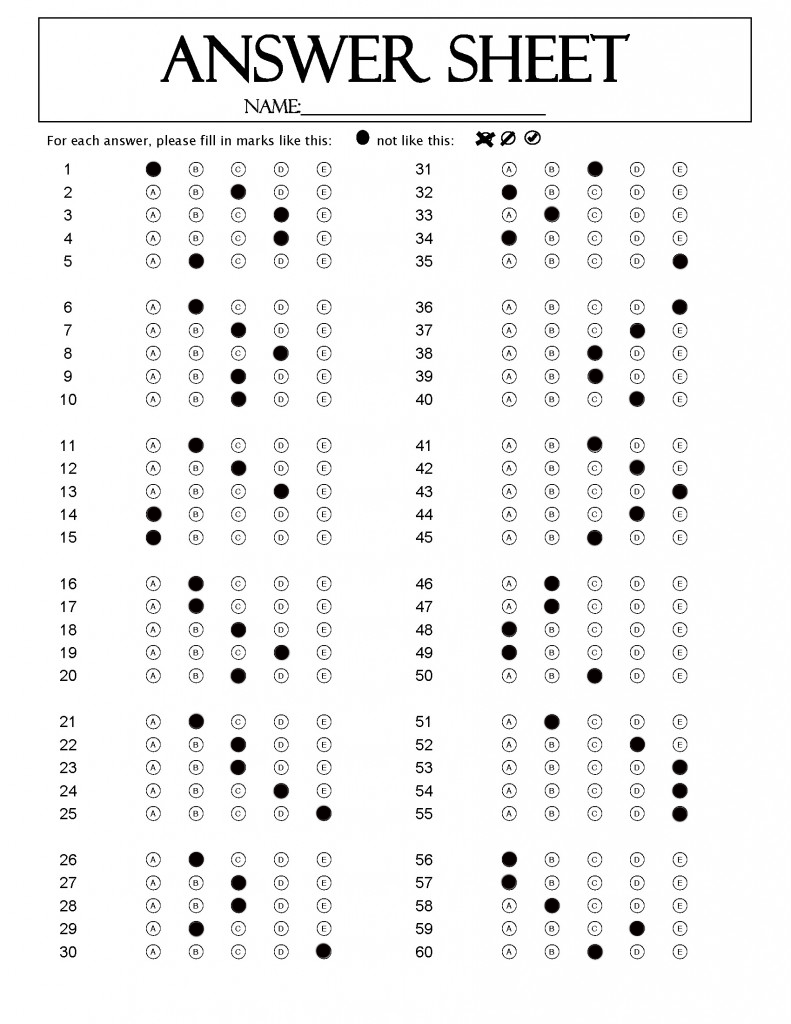
#> input picture Answer/3A.png, 791 x 1024 px, found by its file name
$ python Challenge2.py
#> lines starting #> are read from the running program, lines starting #| are printed output that depends on the picture; after the words box and inside, x2 and y2 are one past the last pixel; in counts of white or black regions, pixels touching at a corner belong together
##### Import các thư viện và biến cần thiết
import numpy as np
import cv2
import os
from os import listdir
from os.path import isfile, join
import pandas as pd
import time

questionsF = 5
answersF = 5
correct_ans_col1 = []
correct_ans_col2 = []
difficult = [0 for i in range(62)]
ansAll = []
pathData = "C:/Users/ASUS/Desktop/challenge 2/Data/"
pathCSV = "C:/Users/ASUS/Desktop/challenge 2/CSV Result/"

##### Hàm tính thời gian
class Timer(object):
    def __init__(self):
        self.times = []
        self.start()

    def start(self):
        self.start_time = time.time()

    def stop(self):
        self.times.append(time.time() - self.start_time)
        return self.times[-1]

##### Hàm để cắt nhỏ ảnh ra thành các ô tô đáp án
def split_image(image):
    r = len(image) // questionsF * questionsF
    c = len(image[0]) // answersF * answersF
    image = image[:r, :c]
    rows = np.vsplit(image, questionsF)
    boxes = []
    for row in rows:
        cols = np.hsplit(row, answersF)
        for box in cols:
            boxes.append(box)
    return boxes

##### Hàm để tô những câu đúng sai nhưng chưa hoàn thiện
def drawAns(check, img_original, colnum, socau, ansOfStudent, correct_ans, locationF, locationS):
	red = (0, 0, 255)
	green = (0, 255, 0)
	radius = 5
	h = 25
	w = 43
	if colnum == 1: x = 130
	else: x = 490
	d1 = ( x + w*(ansOfStudent), 150 + locationF + (socau%5-1 if socau%5 != 0 else 4)*h)
	#d2 = ( x + w*(ansOfStudent) + w, 150 + locationF + (socau%5-1)*h)
	#d3 = ( x + w*(ansOfStudent), 150 + locationF + (socau%5-1)*h + h)
	d4 = ( x + w*(ansOfStudent) + w, 150 + locationF + (socau%5-1 if socau%5 != 0 else 4)*h + h)
	center = ((d1[0]+d4[0])//2, (d1[1]+d4[1])//2)
	#img_original = cv2.cỉrcle(img_original, center, radius, green, -1)

	return center

##### Hàm tính toán và chấm điểm đúng sai cho từng bài làm
def calc(thresh, correct_ans, socau, numberQues, colNum, img_original):
	if numberQues <= 0:
		return 0
	ansOfStudent = []
	fy = 126
	y = 10
	score = 0
	tmp = socau
	boxes = []
	center = []
	rangeNum = numberQues//5 if numberQues%5 == 0 else (numberQues//5)+1
	for count in range(rangeNum):
		copyimg = thresh[y:y+fy,0:216]
		#cv2.imshow('ttt',copyimg)
		#print('shape cua anh la ',copyimg.shape)
		#cv2.waitKey(0)
		correct_answer = correct_ans[count]
		boxes = split_image(copyimg)
		dem = -1
		maxPixels = 0
		location = -1
		question = -1
		#print('len box',len(boxes))
		for j in boxes:
			dem+=1
			pixels = cv2.countNonZero(j)
			#print(pixels,' shape la ',j.shape)
			#cv2.imshow('t',j)
			#cv2.waitKey(0)
			if pixels > maxPixels:
				maxPixels = pixels
				location = dem
			if dem == 4:
				ans = location
				question += 1
				if ans == correct_answer[question] and socau < tmp + numberQues:
					score +=1
					center.append(drawAns(True, img_original, colNum, socau+1, ans, correct_answer[question], y, y+fy))
				else:
					difficult[socau] += 1
					center.append(drawAns(True, img_original, colNum, socau+1, ans, correct_answer[question], y, y+fy))
				dem = -1
				maxPixels = 0
				location = -1
				socau += 1
				if ans == 0: f_ans = 'A'
				if ans == 1: f_ans = 'B'
				if ans == 2: f_ans = 'C'
				if ans == 3: f_ans = 'D'
				if ans == 4: f_ans = 'E'
				ansOfStudent.append(f_ans)
				#print(j.shape)
				locationOfQuestion = str(socau) if socau >=10 else '0'+str(socau)
				#if socau <= tmp + numberQues:
				#	print('cau', locationOfQuestion, 'dap an duoc chon la',f_ans)
		y = y +fy +10
		#print('y = ',y,' xong 5 cau',)
		boxes = []
	return score,ansOfStudent,center

##### Hàm này giúp đọc vào đáp án từ mã đề cho sẵn và lưu vào list
def createAnswerList(thresh, socau):
	ansList = []
	fy = 126
	y = 10
	score = 0
	tmp = socau
	boxes = []
	for count in range(6):
		tmpList = []
		copyimg = thresh[y:y+fy,0:216]
		#cv2.imshow('ttt',copyimg)
		#print('shape cua anh la ',copyimg.shape)
		#cv2.waitKey(0)
		boxes = split_image(copyimg)
		dem = -1
		maxPixels = 0
		location = -1
		question = -1
		#print('len box',len(boxes))
		for j in boxes:
			dem+=1
			pixels = cv2.countNonZero(j)
			#print(pixels,' shape la ',j.shape)
			#cv2.imshow('t',j)
			#cv2.waitKey(0)
			if pixels > maxPixels:
				maxPixels = pixels
				location = dem
			if dem == 4:
				ans = location
				question += 1
				tmpList.append(ans)
				dem = -1
				maxPixels = 0
				location = -1
				socau += 1
		y = y +fy +10
		ansList.append(tmpList)
		#print('y = ',y,' xong 5 cau',)
		boxes = []

	return ansList

##### Hàm nãy để xử lý chung ảnh đề mẫu đọc vào
def readAnswerModule(imgName):
	img_original = cv2.imread(imgName)
#> img_original is the input picture: shape (1024, 791, 3); mean B, G, R 242.8, 242.8, 242.9
	socau = 0
	global correct_ans_col1
	global correct_ans_col2

	img = img_original[150:970,130:350]
	gray_img = cv2.cvtColor(img, cv2.COLOR_BGR2GRAY)
	blur_img = cv2. GaussianBlur(gray_img, (5, 5), 0)
	_, thresh = cv2. threshold(blur_img, 170, 255, cv2.THRESH_BINARY_INV)
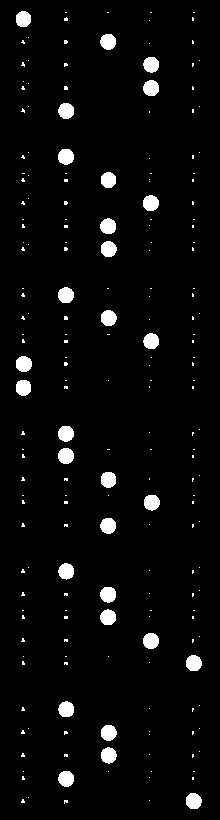
#> thresh: shape (820, 220); 3.9% white; 208 white regions (178 under 20 px), largest, box (x1, y1, x2, y2) and area: (16, 356, 32, 372) 208, (58, 448, 74, 464) 208, (143, 633, 159, 649) 208
	correct_ans_col1 = createAnswerList(thresh,socau)
#> after the loop in createAnswerList, `for count in range(6):`: copyimg: shape (126, 216); 4.3% white; 32 white regions (27 under 20 px), largest, box (x1, y1, x2, y2) and area: (186, 103, 202, 119) 207, (101, 57, 117, 74) 205, (101, 35, 117, 51) 204, (58, 81, 74, 97) 204, (58, 11, 74, 27) 203
#> after the loop in createAnswerList, `for count in range(6):`:
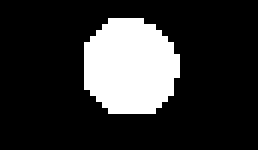
#> j: shape (25, 43) (shown 6 times larger); 19.3% white; 1 white region, box (x1, y1, x2, y2) and area: (14, 3, 30, 19) 207
#> after the loop in createAnswerList, `for count in range(6):`: ans = 4; ansList = [[0, 2, 3, 3, 1], [1, 2, 3, 2, 2], [1, 2, 3, 0, 0], [1, 1, 2, 3, 2], [1, 2, 2, 3, 4], [1, 2, 2, 1, 4]]; socau = 30; y = 826
#> correct_ans_col1 has the same summary as ansList in createAnswerList

	socau = 30
	img = img_original[150:970,490:710]
	gray_img = cv2.cvtColor(img, cv2.COLOR_BGR2GRAY)
	blur_img = cv2. GaussianBlur(gray_img, (5, 5), 0)
	_, thresh = cv2. threshold(blur_img, 170, 255, cv2.THRESH_BINARY_INV)
#> thresh: shape (820, 220); 3.9% white; 204 white regions (174 under 20 px), largest, box (x1, y1, x2, y2) and area: (97, 286, 113, 303) 211, (97, 218, 114, 234) 210, (11, 724, 27, 740) 210
	correct_ans_col2 = createAnswerList(thresh,socau)
#> after the loop in createAnswerList (call 2), `for count in range(6):`: copyimg: shape (126, 216); 4.2% white; 30 white regions (25 under 20 px), largest, box (x1, y1, x2, y2) and area: (11, 34, 27, 50) 210, (97, 104, 113, 120) 205, (54, 58, 70, 74) 203, (12, 11, 27, 27) 201, (139, 80, 155, 96) 201
#> after the loop in createAnswerList (call 2), `for count in range(6):`: j: shape (25, 43); 0.65% white in thin lines or dots, all inside (x1, y1, x2, y2) = (16, 7, 24, 14)
#> correct_ans_col2 = [[2, 0, 1, 0, 4], [4, 3, 2, 2, 3], [2, 3, 4, 3, 2], [1, 1, 0, 0, 2], [1, 3, 4, 4, 4], [0, 0, 1, 3, 2]]
	#print(correct_ans_col1)
	#print(correct_ans_col2)

##### Phần chính của cả challenge 2, giúp xử lý từng bài làm của học sinh và chấm điểm chúng
def mainProcessGrading(imgName, numberOfQuestions, correct_ans_col1, correct_ans_col2):
	img_original = cv2.imread(imgName)
	score = 0
	socau = 0
	center = []
	global ansAll
	mylist = []
	tmpL = []
	tmpN = 0
	tmpC = []
	if numberOfQuestions > 30:
		num1 = 30
		num2 = numberOfQuestions -30
	else:
		num1 = numberOfQuestions
		num2 = 0
	img = img_original[150:970,130:350]
	gray_img = cv2.cvtColor(img, cv2.COLOR_BGR2GRAY)
	blur_img = cv2. GaussianBlur(gray_img, (5, 5), 0)
	_, thresh = cv2. threshold(blur_img, 170, 255, cv2.THRESH_BINARY_INV)
	tmpN,tmpL,tmpC = calc(thresh,correct_ans_col1,socau,num1,1,img_original)
	score += tmpN
	mylist += tmpL
	center += tmpC

	socau = 30
	img = img_original[150:970,490:710]
	gray_img = cv2.cvtColor(img, cv2.COLOR_BGR2GRAY)
	blur_img = cv2. GaussianBlur(gray_img, (5, 5), 0)
	_, thresh = cv2. threshold(blur_img, 170, 255, cv2.THRESH_BINARY_INV)
	tmpN,tmpL,tmpC = calc(thresh,correct_ans_col2,socau,num2,2,img_original)
	score += tmpN
	mylist += tmpL
	center += tmpC

	print(str(score)+'/'+str(numberOfQuestions))
	ansAll.append(mylist)
	# [5 lines of commented-out code are left out]
	return score

################## Đây là mục xử lý chính của file

##### Đọc đáp án từ mã đề cho sẵn
timer = Timer()
timer.start()
readAnswerModule('C:/Users/ASUS/Desktop/challenge 2/Answer/3A.png')

##### Đọc filename và lưu thông tin và tạo DataFrame Student
filenames = os.listdir(pathData)
df = pd.DataFrame()
df['filenames'] = filenames
df1 = df['filenames'].str.split('_', expand=True)
student = pd.DataFrame()
student['Student ID'] = df1[0]
df2 = pd.DataFrame()
df2 = df1[2].str.split('.', expand=True)
studentNames = df1[1].values.tolist()
lastNames = []
surNames = []
firstNames = []
for name in studentNames:
	turn = 0
	count = len(name) - 1
	tmpSurName = ''
	tmpFirstName = name[count]

	while not name[count].isupper():
		count -= 1
		tmpFirstName = name[count] + tmpFirstName
		name = name[:-1]
	name = name[:-1]
	count = 1
	tmp = name[0]
	while count <= len(name) -1 :
		if not name[count].isupper():
			tmp += name[count]
			count +=1
		else:
			tmpSurName = tmpSurName + tmp + ' '
			tmp = name[count]
			count += 1

	tmpSurName += tmp
	surNames.append(tmpSurName)
	firstNames.append(tmpFirstName)
student['Sur Name'] = surNames
student['First Name'] = firstNames
student['Code'] = df2[0]
index = 0
grades = []
result = []
print('file student la','\n',student,'\n')

##### Xử lý và chấm từng bài làm
for file in filenames:
	pathNew = pathData + file
	print('\ndiem cua',student['Sur Name'][index] + ' ' + student['First Name'][index],'la ',end='')
	score = mainProcessGrading(pathNew, 60, correct_ans_col1, correct_ans_col2)
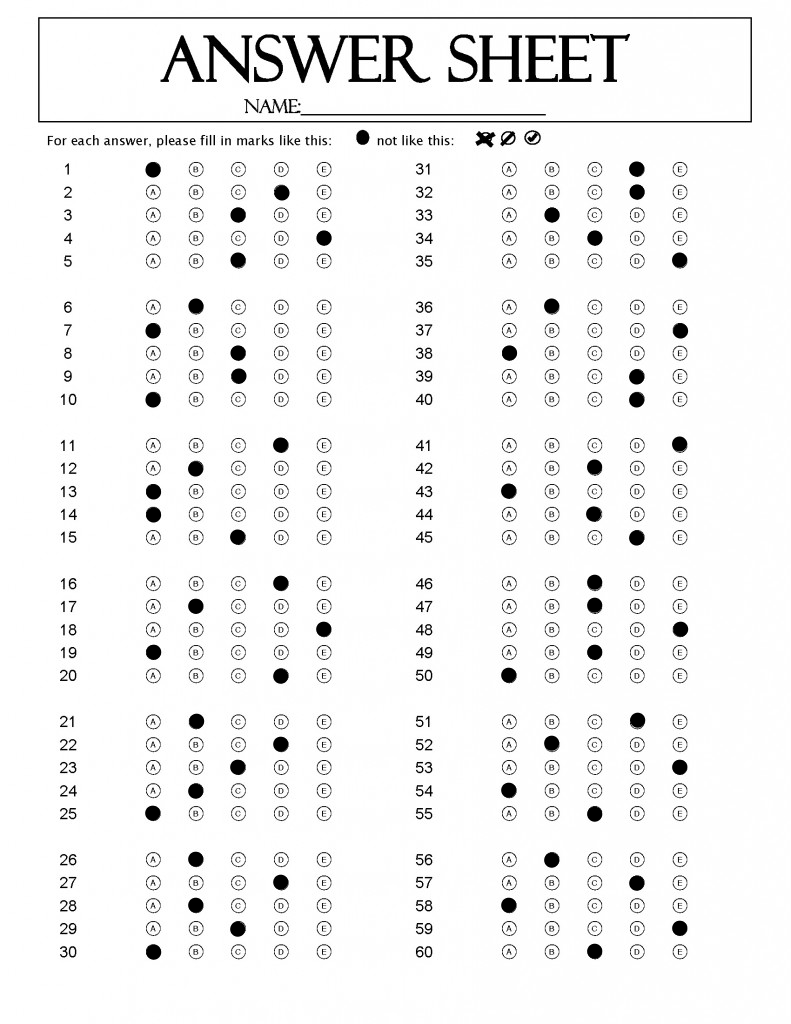
#> input picture Data/2000100_LeCongVinh_3A.png, 791 x 1024 px, found by its file name
#> in mainProcessGrading, img_original is the input picture: shape (1024, 791, 3); min 0, max 255, mean 242.7
#> in mainProcessGrading, `_, thresh = cv2. threshold(blur_img, 170, 255, cv2.THRESH_BINARY_INV)`: thresh: shape (820, 220); 3.9% white; 203 white regions (173 under 20 px), largest, box (x1, y1, x2, y2) and area: (144, 34, 160, 51) 214, (100, 102, 116, 119) 214, (15, 12, 31, 28) 213
#> the loop in calc, `for count in range(rangeNum):` made 6 passes
#> after the loop in calc, `for count in range(rangeNum):`: copyimg: shape (126, 216); 4.3% white; 30 white regions (25 under 20 px), largest, box (x1, y1, x2, y2) and area: (100, 81, 116, 97) 211, (143, 34, 159, 51) 207, (58, 11, 74, 27) 205, (58, 57, 74, 73) 205, (16, 104, 32, 120) 204
#> after the loop in calc, `for count in range(rangeNum):`:
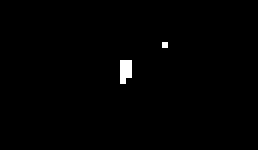
#> j: shape (25, 43) (shown 6 times larger); 0.74% white in thin lines or dots, all inside (x1, y1, x2, y2) = (20, 7, 28, 14)
#> after the loop in calc, `for count in range(rangeNum):`: ans = 0; ansOfStudent = 30 items, first 6: 'A', 'D', 'C', 'E', 'C', 'B'; center = 30 pairs, first value 151 to 323, second value 172 to 952; difficult = 62 values, max 1 at index 1, min 0 at index 0, mean 0.355; f_ans = 'A'; locationOfQuestion = '30'; score = 8; socau = 30; y = 826
#> in mainProcessGrading, `tmpN,tmpL,tmpC = calc(thresh,correct_ans_col1,socau,num1,1,img_original)`: tmpN = 8; tmpL = 30 items, first 6: 'A', 'D', 'C', 'E', 'C', 'B'; tmpC has the same summary as center in calc
#> in mainProcessGrading, `score += tmpN`: score = 8
#> in mainProcessGrading, `mylist += tmpL`: mylist = 30 items, first 6: 'A', 'D', 'C', 'E', 'C', 'B'
#> in mainProcessGrading, `blur_img = cv2. GaussianBlur(gray_img, (5, 5), 0)`:
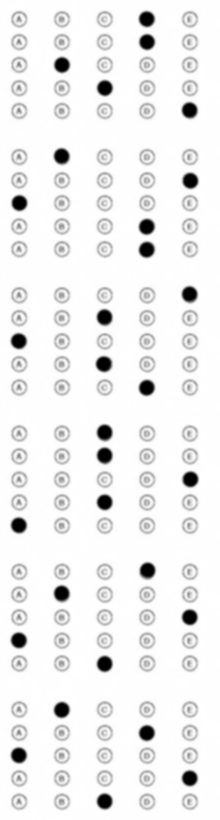
#> blur_img: shape (820, 220); min 0, max 255, mean 238.5
#> in mainProcessGrading, `_, thresh = cv2. threshold(blur_img, 170, 255, cv2.THRESH_BINARY_INV)`: thresh: shape (820, 220); 4% white; 206 white regions (176 under 20 px), largest, box (x1, y1, x2, y2) and area: (54, 585, 70, 602) 216, (182, 286, 198, 303) 213, (97, 424, 113, 441) 213
#> call 2 of calc, with socau = 30, numberQues = 30, colNum = 2
#> the loop in calc (call 2), `for count in range(rangeNum):` made 6 passes
#> (correct_answer, y) on passes 1 to 6: ([2, 0, 1, 0, 4], 146), ([4, 3, 2, 2, 3], 282), ([2, 3, 4, 3, 2], 418), ([1, 1, 0, 0, 2], 554), ([1, 3, 4, 4, 4], 690), ([0, 0, 1, 3, 2], 826)
#> pass 1, in split_image (call 19), `image = image[:r, :c]`:
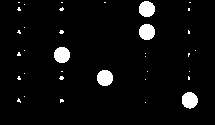
#> image: shape (125, 215); 4.5% white; 35 white regions (30 under 20 px), largest, box (x1, y1, x2, y2) and area: (182, 92, 198, 109) 210, (139, 24, 155, 40) 208, (54, 47, 70, 63) 208, (97, 70, 113, 86) 208, (139, 1, 155, 17) 206
#> after the loop in calc (call 2), `for count in range(rangeNum):`:
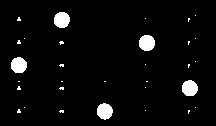
#> copyimg: shape (126, 216); 4.3% white; 31 white regions (26 under 20 px), largest, box (x1, y1, x2, y2) and area: (139, 35, 155, 51) 209, (54, 12, 70, 28) 207, (11, 57, 27, 73) 206, (182, 80, 198, 96) 205, (97, 103, 113, 120) 205
#> after the loop in calc (call 2), `for count in range(rangeNum):`: ans = 2; ansOfStudent = 30 items, first 6: 'D', 'D', 'B', 'C', 'E', 'B'; center = 30 pairs, first value 511 to 683, second value 172 to 952; difficult = 62 values, max 1 at index 1, min 0 at index 0, mean 0.758; f_ans = 'C'; locationOfQuestion = '60'; score = 5; socau = 60; y = 826
#> in mainProcessGrading, `tmpN,tmpL,tmpC = calc(thresh,correct_ans_col2,socau,num2,2,img_original)`: tmpN = 5; tmpL = 30 items, first 6: 'D', 'D', 'B', 'C', 'E', 'B'; tmpC has the same summary as center in calc
#> in mainProcessGrading, `score += tmpN`: score = 13
#> in mainProcessGrading, `mylist += tmpL`: mylist = 60 items, first 6: 'A', 'D', 'C', 'E', 'C', 'B'
#> in mainProcessGrading, `center += tmpC`: center = 60 pairs, first value 151 to 683, second value 172 to 952
#| 13/60
#> score = 13
	grades.append(score)
	if score > 30:
		result.append('Pass')
	else:
		result.append('Fail')
	print('5 cau dau tien la',ansAll[index][0:5])
#| 5 cau dau tien la ['A', 'D', 'C', 'E', 'C']
	print('toan bo dap an da to la',ansAll[index])
#> (printed output is left out)
	index += 1

##### Lưu điểm sau khi chấm vào DataFrame
grading = pd.DataFrame()
grading['Student ID'] = student['Student ID']
grading['Grading'] = grades
grading['Final result'] = result
print('\n\n file grading la','\n',grading)

##### So sánh và tìm 3 câu khó nhất
dif = pd.DataFrame()
dif['difficulty'] = difficult[0:60]
dif = dif.sort_values('difficulty', ascending=False)
#print(dif['difficulty'])
threeDifficultQuestions = list(dif['difficulty'][0:3].index)
threeDifficultQuestions.sort(reverse=False)
print('\nba cau kho nhat la',threeDifficultQuestions)
print('Time to exec %.5f sec' % timer.stop())

##### Xuất ra file CSV như yêu cầu
pathStudent = pathCSV + 'student.csv'
pathGrading = pathCSV + 'grading.csv'
student.to_csv(pathStudent)
grading.to_csv(pathGrading)
print('\nDa xuat ra file CSV la student.csv va grading.csv\n')
